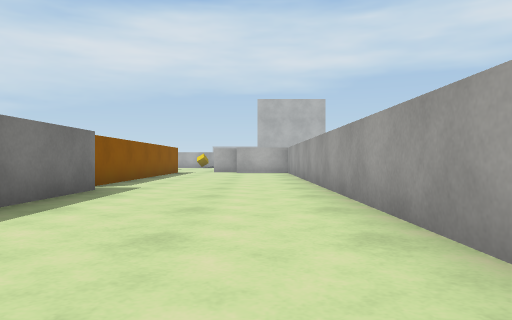
[1] (above)

16 first-person views from a walk through a 3-D level made in the Unity game engine. The camera is 0.51 m above the floor, looks level and sees 70° across. The floor is counted in squares, 1 m on a side. Each view is taken from the middle of a square. On the plan, view 1 faces up. The plan holds only what a view shows up to about 9 squares ahead; the rest is blank. The place goes on beyond the plan. The player is left out. Door leaves are left out, so doorways stand open. Surface patterns are stand-ins for the level's own textures.

[2]
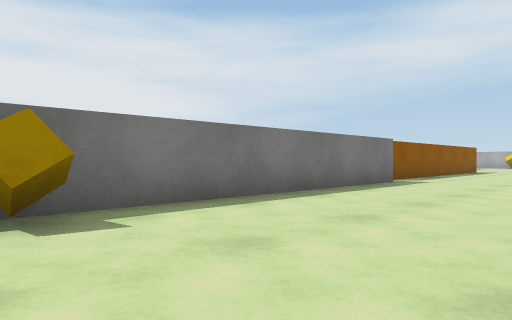

[3]
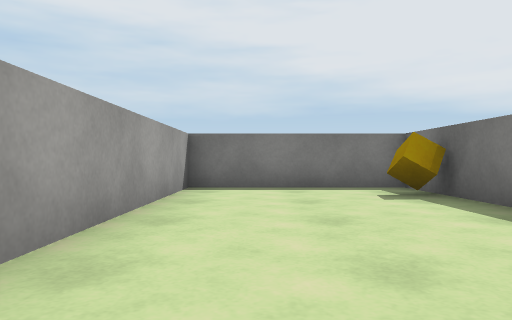

[4]
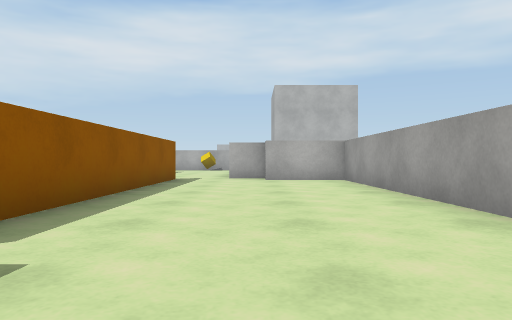

[5]
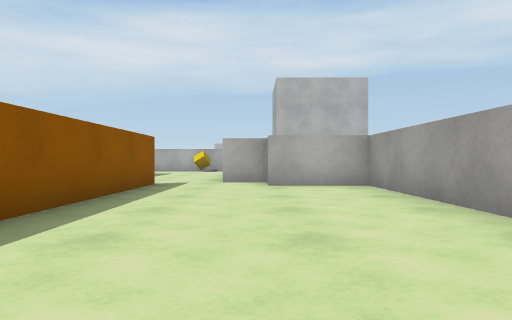

[6]
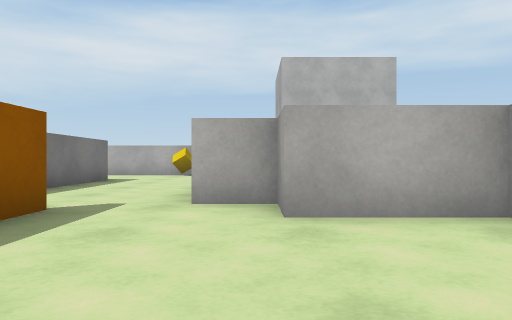

[7]
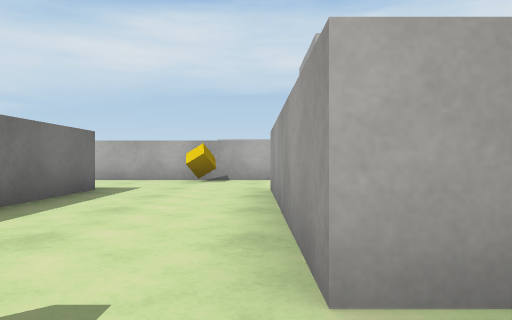

[8]
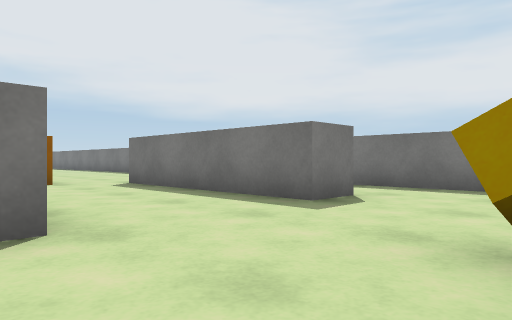

[9]
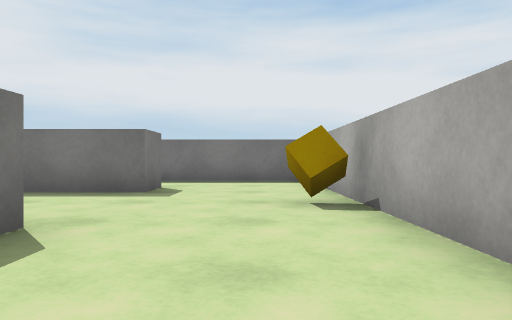

[10]
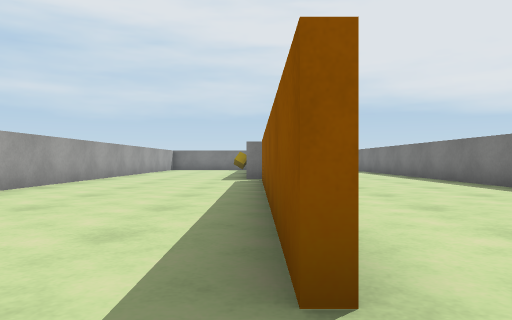

[11]
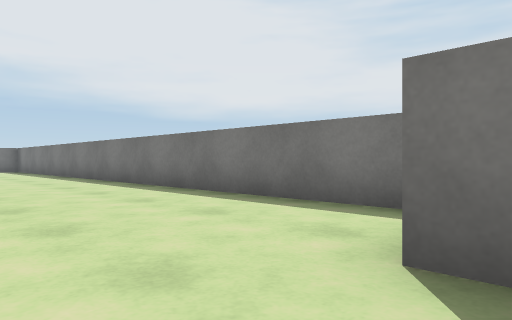

[12]
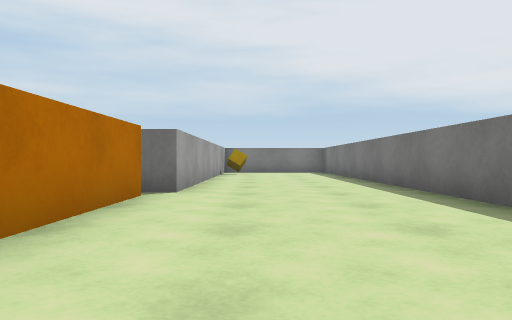

[13]
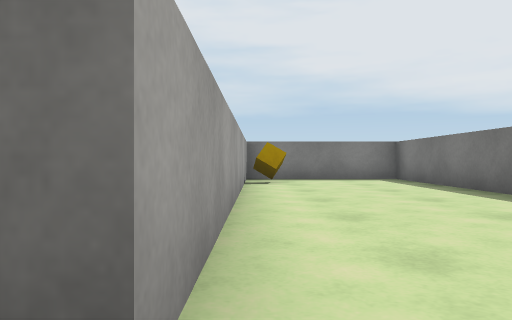

[14]
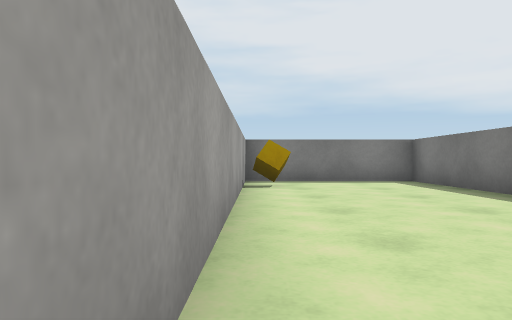

[15]
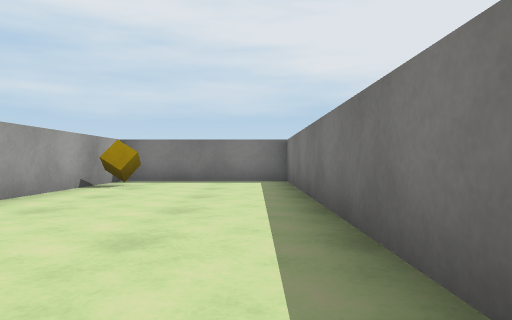

[16]
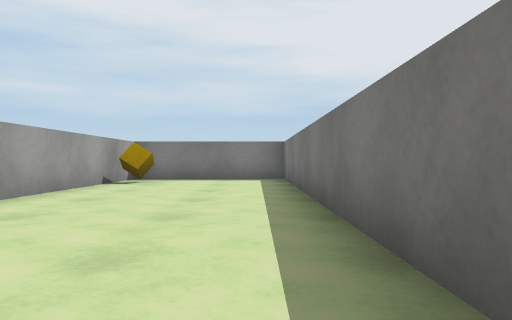

### Floor plan
Points are (right, up) in squares from view 1. A wall is a line through its corners. A room is listed if a view was taken in it or the views show most of it. See-through windows are left out.
Room 1 (views 1, 2, 3, 4, 5, 6)
walls: (-2.7, 6.2) (-2.7, -2.8) (1.3, -2.8) (1.3, 14.3) (-0.7, 14.3); (-3.1, 13.6) (-3.1, 7); (-0.7, 15.2) (-1.7, 15.2)
ways out: opening at (-2, 14) to room 2
objects: cube (-2, -1)
Room 2 (views 7, 8, 9, 10, 11)
walls: (-5.8, 20.3) (-4.7, 20.3) (-4.7, 15.2); (-0.8, 23.3) (-4.9, 23.3); (-1.7, 15.2) (-1.7, 20.1); (-3.1, 14.8) (-3.1, 13.6); (-7.8, 23) (-7.8, 19); (-5.8, 14.8) (-5.8, 14.2); (-0.7, 14.3) (-0.7, 15.2)
ways out: opening at (-2, 14) to room 1; opening at (-4.5, 14) to room 3; opening at (-6.5, 19.5)
objects: cube (-3, 23)
Room 3 (views 12, 13, 14, 15, 16)
walls: (-3.4, 6.8) (-3.4, 9.8); (-7.8, 13.5) (-7.8, -2.8) (-3.8, -2.8) (-3.8, 6.2) (-3.1, 6.2)
ways out: opening at (-4.5, 14) to room 2
objects: cube (-4, -1)

Where each view was taken, in squares from view 1:
view 1: 0 up, 0 right, facing up
view 2: 2 down, 1 right, facing up-left
view 3: 4 up, 0 right, facing down
view 4: 5 up, 1 left, facing up
view 5: 7 up, 1 left, facing up
view 6: 11 up, 1 left, facing up
view 7: 14 up, 2 left, facing up
view 8: 23 up, 1 left, facing down-left
view 9: 22 up, 1 right, facing left
view 10: 16 up, 3 left, facing down
view 11: 15 up, 4 left, facing down-left
view 12: 12 up, 5 left, facing down
view 13: 7 up, 4 left, facing down
view 14: 6 up, 4 left, facing down
view 15: 6 up, 7 left, facing down
view 16: 7 up, 7 left, facing down
